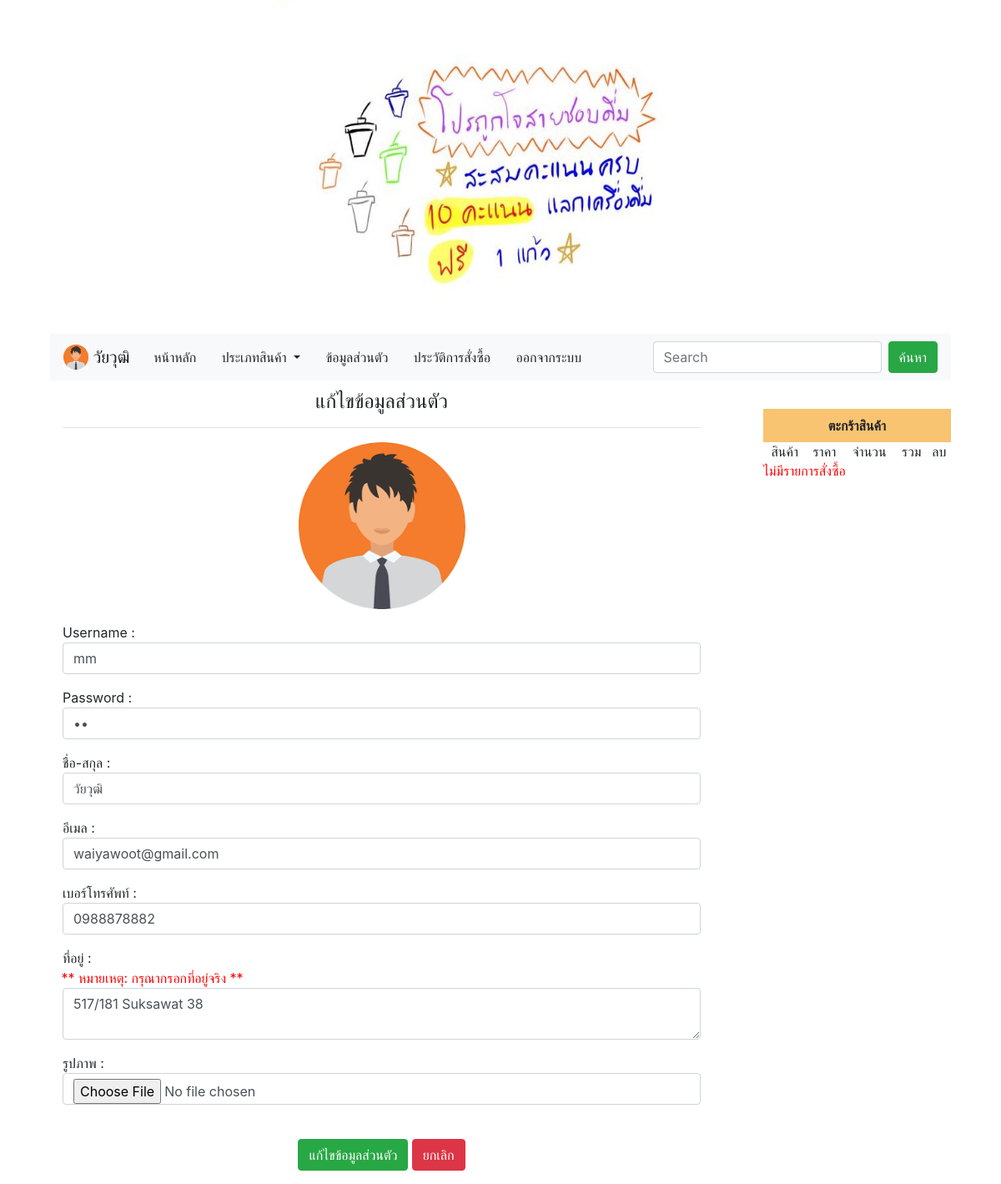
The page /member/index.php?act=profile (signed in) on the database its author committed.
### tables this page shows
CREATE TABLE `tbl_member` (
  `member_id` int(11) NOT NULL,
  `m_user` varchar(20) NOT NULL,
  `m_pass` varchar(20) NOT NULL,
  `m_level` varchar(50) NOT NULL,
  `m_name` varchar(100) NOT NULL,
  `m_email` varchar(100) NOT NULL,
  `m_tel` varchar(20) NOT NULL,
  `m_address` varchar(200) NOT NULL,
  `m_img` varchar(250) NOT NULL,
  `date_save` timestamp NOT NULL DEFAULT CURRENT_TIMESTAMP
);

### member/show_profile.php (the view, shortened to what this page needs)
<?php
$sql = "SELECT * FROM tbl_member WHERE member_id=$member_id";
$result = mysqli_query($con, $sql) or die ("Error in query: $sql " . mysqli_error());
$row = mysqli_fetch_array($result);
?>
<div class="col-md-12">
<form  name="register" action="member_form_edit_db.php" method="POST" enctype="multipart/form-data" class="form-horizontal">
  <div class="form-group">
    <div class="col-sm-2">  </div>
    <div class="col-sm-12" align="center">
      <h4> แก้ไขข้อมูลส่วนตัว </h4><hr>
    </div>
  </div>
  <div class="form-group">
    <div class="col-sm-2" align="">  </div>
    <div class="col-md-12" align="left">
    <center><img src="../m_img/<?php echo $row['m_img'];?>" width="200px"></center>
    </div>
  </div>
  <div class="form-group">
    <div class="col-sm-2" align=""> Username :</div>
    <div class="col-md-12" align="left">
      <input  name="m_user"  value="<?php echo $row['m_user'];?>" type="text" required class="form-control" />
    </div>
  </div>
  <div class="form-group">
    <div class="col-sm-2" align=""> Password :</div>
    <div class="col-sm-12" align="left">
      <input  name="m_pass" value="<?php echo $row['m_pass'];?>" type="password" required class="form-control" id="m_pass"/>
    </div>
  </div>
  <div class="form-group">
    <div class="col-sm-2" align=""> ชื่อ-สกุล :</div>
    <div class="col-sm-12" align="left">
      <input  name="m_name" value="<?php echo $row['m_name'];?>"  type="text" required class="form-control" id="m_name" placeholder="ภาษาอังกฤษหรือภาษาไทย" />
    </div>
  </div>
  <div class="form-group">
    <div class="col-sm-3" align=""> อีเมล : </div>
    <div class="col-sm-12" align="left">
      <input  name="m_email" value="<?php echo $row['m_email'];?>"  type="email" class="form-control" id="m_email" required  placeholder="name@hotmail.com"/>
    </div>
  </div>
  <div class="form-group">
    <div class="col-sm-2" align=""> เบอร์โทรศัพท์ : </div>
    <div class="col-sm-12" align="left">
      <input  name="m_tel" type="text" value="<?php echo $row['m_tel'];?>"  class="form-control" id="m_tel" required  placeholder="ตัวเลขเท่านั้น" maxlength="10" pattern="^[0-9]+$" title="ตัวเลขเท่านั้น" />
    </div>
  </div>
  <div class="form-group">
    <div class="col-sm-2" align=""> ที่อยู่ : </div>
    &nbsp;&nbsp;&nbsp;<font color="red">** หมายเหตุ: กรุณากรอกที่อยู่จริง ** </font>
    <div class="col-sm-12" align="left">
      <textarea name="m_address" class="form-control" id="m_address" required><?php echo $row['m_address'];?></textarea>
    </div>
  </div>
    <div class="form-group">
          <div class="col-sm-12">
            รูปภาพ :
            <input type="file" name="m_img" id="card_img" class="form-control" /><br>
          </div>
        </div>
  <div class="form-group">
    <div class="col-sm-2"> </div>
    <div class="col-sm-12" align="center">
      <button type="submit" class="btn btn-success" id="btn"><span class="glyphicon glyphicon-saved"></span> แก้ไขข้อมูลส่วนตัว
      </button> <a href="index.php" type="button" class="btn btn-danger" id="btn"><span class="glyphicon glyphicon-saved"></span> ยกเลิก  </a>
    </div>
  </div>
</form>
</div>

### member/navbar.php (shortened to what this page needs)
<div class="container">
  <div class="row">
    <div class="col-md-12">
      <nav class="navbar navbar-expand-lg navbar-light bg-light" >
  <a class="navbar-brand" href="index.php?act=profile">
    <img src="../m_img/<?php echo $row['m_img']; ?>" width="30" height="30" class="d-inline-block align-top" alt="">
    <?php echo $row["m_name"]; ?>
  </a>
        <a class="btn btn-Light" href="index.php" role="button">หน้าหลัก</a>
        <div class="collapse navbar-collapse" id="navbarSupportedContent">
          <ul class="navbar-nav mr-auto">
          &nbsp;<div class="btn-group">
  <button type="button" class="btn btn-Light dropdown-toggle" data-toggle="dropdown" aria-haspopup="true" aria-expanded="false">
    ประเภทสินค้า
  </button>
</div>        &nbsp; <a class="btn btn-Light" href="index.php?act=profile" role="button">ข้อมูลส่วนตัว</a>
              &nbsp; <a class="btn btn-Light" href="my_order.php?page=mycart" role="button">ประวัติการสั่งซื้อ</a>
            <?php
            if ($member_id!='') {
              ?>
              &nbsp; <a class="btn btn-Light" href="../logout.php" role="button" onclick="return confirm('คุณต้องการออกจากระบบหรือไม่ ?')">ออกจากระบบ</a>
            <?php } ?>
          </ul>
          <form class="form-inline my-2 my-lg-0" name="qp" action="index.php" method="GET">
            <input class="form-control mr-sm-2" type="text" placeholder="Search" name="q">
            <button class="btn btn-success my-2 my-sm-0" type="submit">ค้นหา</button>
          </form>
        </div>
      </nav>
    </div>
  </div>
</div>

### rows shown on the page
tbl_member: m_img (picture), m_name "วัยวุฒิ", m_user "mm", m_email "waiyawoot@gmail.com", m_tel "0988878882", m_address "517/181 Suksawat 38"
